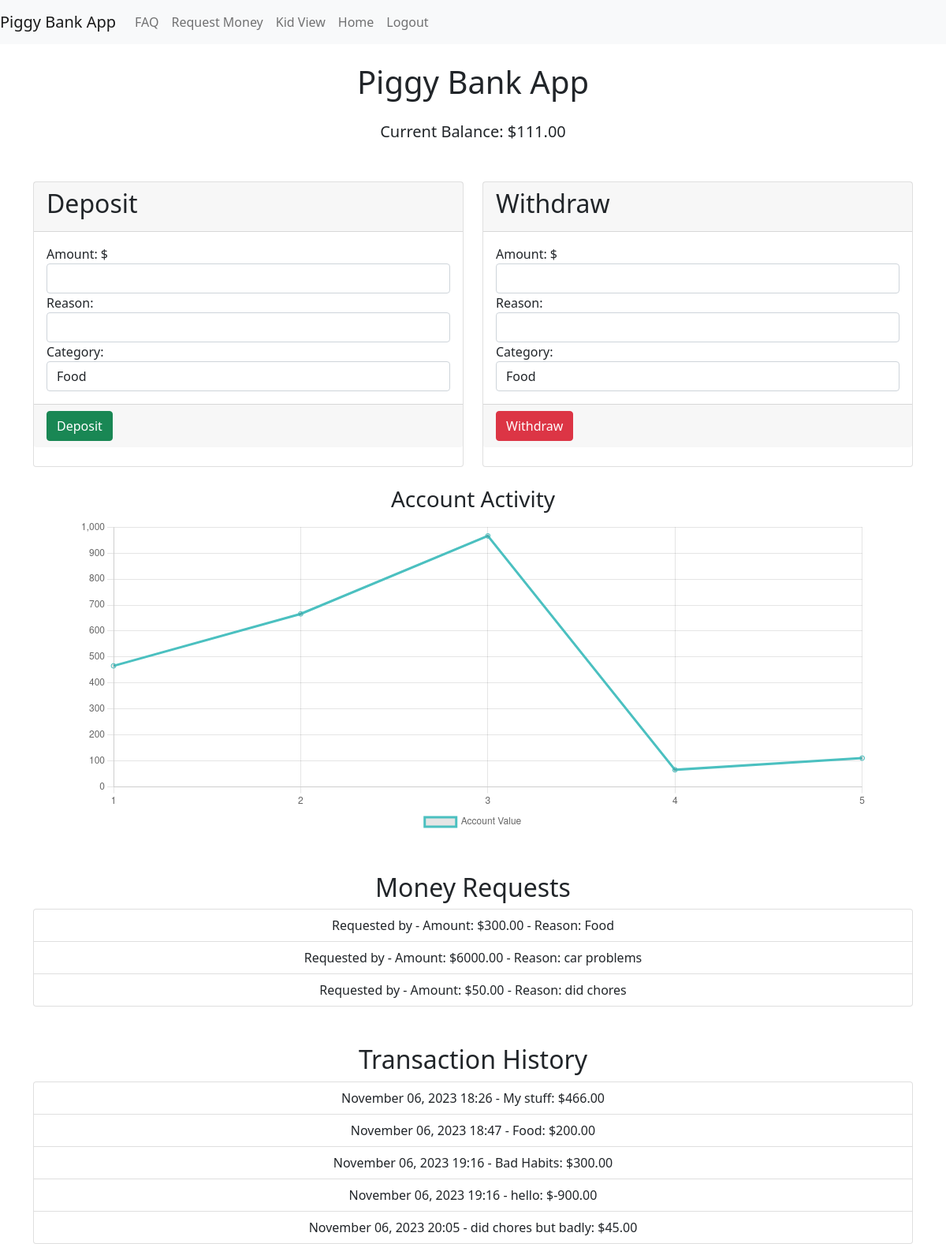
The app's page / (signed in) with its own data.
### transactions/models.py (models this page shows, shortened)
class MoneyRequest(models.Model):
    requester = models.ForeignKey(User, on_delete=models.CASCADE)
    amount = models.DecimalField(max_digits=10, decimal_places=2)
    reason = models.CharField(max_length=100)
    category = models.CharField(max_length=20)
    status = models.CharField(max_length=20, default='pending')

class Transaction(models.Model):
    amount = models.DecimalField(max_digits=15, decimal_places=2)
    reason = models.CharField(max_length=100)
    category = models.CharField(max_length=50, default="Other")
    date = models.DateTimeField(auto_now_add=True)

### transactions/views.py (the view)
# urls.py: 2. Add a URL to urlpatterns:  path('', views.home, name='home')
@login_required
def home(request):
    transactions = Transaction.objects.all()
    money_requests = MoneyRequest.objects.all()
    balance = sum(transaction.amount for transaction in transactions)
    runningTotal = []
    data = []
    label = []
    for i in range(len(transactions)):
        runningTotal.append(int(transactions[i].amount))
        data.append(sum(runningTotal))
        label.append(i + 1)
    return render(request, 'transactions/home.html', {
        'transactions': transactions,
        'money_requests': money_requests,
        'balance': balance,
        'data': data,
        'label': label
    })

### transactions/templates/transactions/home.html (shortened to what this page needs)
{% extends "transactions/base.html" %}
{% block content %}
    <div class="text-center mt-4">
        <h1 class="mb-4">Piggy Bank App</h1>
        {% if user.is_authenticated %}
            <p class="lead">Current Balance: ${{ balance|floatformat:2 }}</p>
        {% else %}
            <p class="lead">Welcome to the Piggy Bank App</p>
        {% endif %}
    </div>
    {% if user.is_authenticated %}
        <div class="row mt-5">
            <div class="col-md-6">
                <div class="card">
                    <form method="POST" action="{% url 'deposit' %}" class="mb-4">
                        <div class="card-header">
                            <h2>Deposit</h2>
                        </div>
                        <div class="card-body">
                            <div class="form-group">
                                <label for="amount">Amount: $</label>
                                <input type="number" name="amount" step="0.01" class="form-control" required>
                            </div>
                            <div class="form-group">
                                <label for="reason">Reason:</label>
                                <input type="text" name="reason" class="form-control" required>
                            </div>
                            <div class="form-group">
                                <label for="category">Category:</label>
                                <select name="category" class="form-control">
                                    <option value="food">Food</option>
                                </select>
                            </div>
                        </div>
                        <div class="card-footer">
                            <button type="submit" class="btn btn-success">Deposit</button>
                        </div>
                    </form>
                </div>
            </div>
            <div class="col-md-6">
                <div class="card">
                    <form method="POST" action="{% url 'withdraw' %}" class="mb-4">
                        <div class="card-header">
                            <h2>Withdraw</h2>
                        </div>
                        <div class="card-body">
                            <div class="form-group">
                                <label for="amount">Amount: $</label>
                                <input type="number" name="amount" step="0.01" class="form-control" required>
                            </div>
                            <div class="form-group">
                                <label for="reason">Reason:</label>
                                <input type="text" name="reason" class="form-control" required>
                            </div>
                            <div class="form-group">
                                <label for="category">Category:</label>
                                <select name="category" class="form-control">
                                    <option value="food">Food</option>
                                </select>
                            </div>
                        </div>
                        <div class="card-footer">
                            <button type="submit" class="btn btn-danger">Withdraw</button>
                        </div>
                    </form>
                </div>
            </div>
        </div>
        <br />
        <h3 class="text-center">Account Activity</h3>
        <div class="container">
            <div class="d-flex justify-content-center">
                <div class="chart-container">
                    <canvas id="lineChart" width="1000" height="400"></canvas>
                </div>
            </div>
        </div>
        <script>
            var ctx = document.getElementById('lineChart').getContext('2d');
            var labels = JSON.parse('{{ label|safe }}');
            var data = JSON.parse('{{ data|safe }}');
            var myChart = new Chart(ctx, {
                type: 'line',
                data: {
                    labels: labels,
                    datasets: [{
                        label: 'Account Value',
                        data: data,
                        borderColor: 'rgb(75, 192, 192)',
                    }]
                },
                options: {
                    plugins: {
                        legend: {
                            display: true,
                            position: 'bottom'
                        }
                    },
                    title: {
                        display: true,
                        text: 'Account Activity',
                        fontSize: 18
                    },
                }
            });
        </script>
        <div class="text-center mt-5">
            <h2>Money Requests</h2>
            <ul class="list-group">
                {% for money_request in money_requests %}
                    <li class="list-group-item">
                        Requested by {{ money_request.child.username }} - Amount: ${{ money_request.amount|floatformat:2 }} - Reason: {{ money_request.reason }}
                    </li>
                {% endfor %}
            </ul>
        </div>
        <div class="text-center mt-5">
            <h2>Transaction History</h2>
            <ul class="list-group">
                {% for transaction in transactions %}
                    <li class="list-group-item">
                        {{ transaction.date|date:"F d, Y H:i" }} - {{ transaction.reason }}: ${{ transaction.amount|floatformat:2 }}
                    </li>
                {% endfor %}
            </ul>
        </div>
    {% endif %}
{% endblock %}

### records on screen
MoneyRequest: amount "300.00", reason "Food"
MoneyRequest: amount "6000.00", reason "car problems"
MoneyRequest: amount "50.00", reason "did chores"

### other values on screen
{{ balance|floatformat:2 }} "111.00"
chart data {{ label|safe }} [1, 2, 3, 4, 5]
chart data {{ data|safe }} [466, 666, 966, 66, 111]
